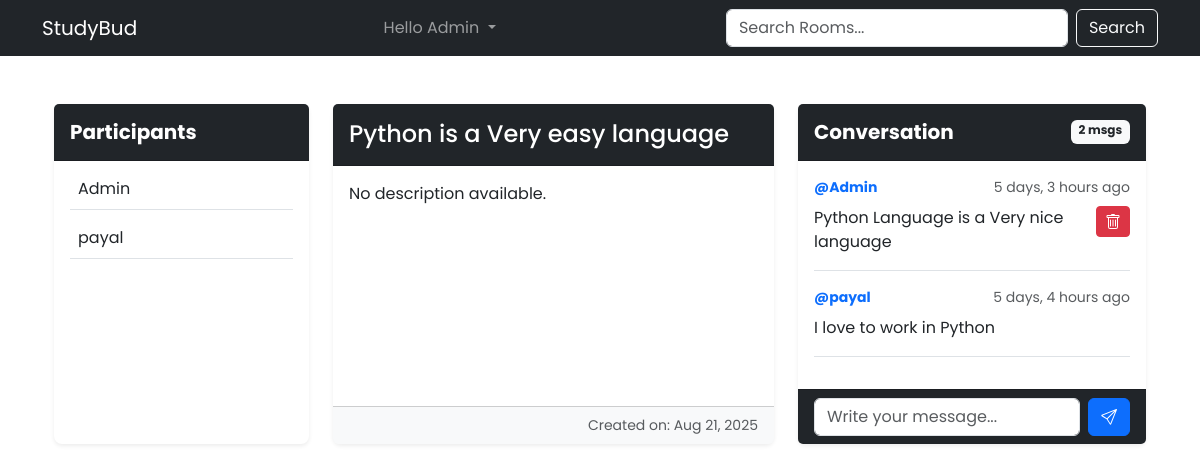
Page /room/10/ (signed in) on the committed database.
### base/models.py (models this page shows, shortened)
class Room(models.Model):
    host = models.ForeignKey(User, on_delete=models.SET_NULL, null=True)
    topic = models.ForeignKey(Topic, on_delete=models.SET_NULL, null=True)
    name = models.CharField(max_length=200)
    description = models.TextField(null=True, blank=True)
    participants = models.ManyToManyField(User, related_name='participants', blank=True)
    updated = models.DateTimeField(auto_now=True)
    created = models.DateTimeField(auto_now_add=True)
    class Meta:
        ordering = ['-updated', '-created']

class Message(models.Model):
    user = models.ForeignKey(User, on_delete=models.CASCADE)
    room = models.ForeignKey(Room, on_delete=models.CASCADE)
    body = models.TextField()
    updated = models.DateTimeField(auto_now=True)
    created = models.DateTimeField(auto_now_add=True)
    class Meta:
        ordering = ['-updated', '-created']
    def __str__(self):
        return self.body[0:50]

### base/views.py (the view, shortened to what this page needs)
# urls.py: path('room/<str:pk>/', views.room, name='room'),
def room(request, pk):
    room = Room.objects.get(id=pk)
    msgs = room.message_set.all().order_by('-created')
    body = request.POST.get('body')
    participants = room.participants.all()
    context = {'room':room, 'msgs':msgs, 'participants' : participants}
    return render(request, 'base/room.html',context)

### base/templates/base/room.html (shortened to what this page needs)
{% extends 'layout.html' %} {% block content %}
<div class="container my-5">
  <div class="row justify-content-center g-4">
    <div class="col-md-3">
      <div class="card shadow-sm border-0 rounded-3 h-100">
        <div class="card-header bg-dark text-white py-3">
          <h5 class="mb-0 fw-bold">Participants</h5>
        </div>
        <div class="card-body overflow-auto" style="max-height: 70vh">
          {% if participants %} {% for user in participants %}
          <div class="d-flex align-items-center mb-3 border-bottom pb-2">
            <span>{{ user.username }}</span>
          </div>
          {% endfor %} {% else %}
          <div class="alert alert-secondary mb-0">No participants yet.</div>
          {% endif %}
        </div>
      </div>
    </div>
    <div class="col-md-5">
      <div class="card shadow-sm border-0 rounded-3 h-100">
        <div class="card-header bg-dark text-white py-3">
          <h4 class="mb-0">{{ room.name }}</h4>
        </div>
        <div class="card-body">
          <p class="card-text">
            {{ room.description|default:"No description available." }}
          </p>
        </div>
        <div class="card-footer bg-light text-muted small text-end">
          Created on: {{ room.created|date:"M d, Y" }}
        </div>
      </div>
    </div>
    <div class="col-md-4">
      <div class="card shadow-sm border-0 rounded-3 h-100">
        <div
          class="card-header bg-dark text-white py-3 d-flex justify-content-between"
        >
          <h5 class="mb-0 fw-bold">Conversation</h5>
          <span class="badge bg-light text-dark">{{ msgs|length }} msgs</span>
        </div>
        <div class="card-body overflow-auto" style="max-height: 70vh">
          {% if msgs %} {% for msg in msgs %}
          <div class="mb-3 pb-3 border-bottom">
            <div class="d-flex justify-content-between align-items-center">
              <small class="fw-bold text-primary">@{{ msg.user }}</small>
              <small class="text-muted">{{ msg.created|timesince }} ago</small>
            </div>
            <div class="d-flex justify-content-between align-items-start mt-2">
              <p class="mb-0 flex-grow-1">{{ msg }}</p>
              {% if request.user == msg.user %}
              <form
                action="{% url 'delete-message' msg.id %}"
                method="post"
                class="ms-2"
              >
                <button
                  type="submit"
                  class="btn btn-danger btn-sm"
                  title="Delete message"
                >
                </button>
              </form>
              {% endif %}
            </div>
          </div>
          {% endfor %} {% else %}
          <div class="alert alert-secondary mb-0">No messages yet.</div>
          {% endif %}
        </div>
        {% if request.user.is_authenticated %}
        <div class="card-footer bg-dark">
          <form method="POST" action="" class="d-flex gap-2">
            <input
              type="text"
              name="body"
              class="form-control"
              placeholder="Write your message..."
              required
            />
            <button
              type="submit"
              class="btn btn-primary d-flex align-items-center"
            >
            </button>
          </form>
        </div>
        {% endif %}
      </div>
    </div>
  </div>
</div>
{% endblock %}

### templates/navbar.html (shortened to what this page needs)
<nav class="navbar navbar-expand-lg navbar-dark bg-dark">
  <div class="container">
    <a class="navbar-brand" href="{% url 'home' %}">StudyBud</a>
    <div class="collapse navbar-collapse" id="navbarSupportedContent">
      <ul class="navbar-nav mx-auto">
        {% if not request.user.is_authenticated %}
        <li>
          <a class="dropdown-item text-white" href="{% url 'login' %}">Login</a>
        </li>
        {% else %}
        <li class="nav-item dropdown">
          <a
            class="nav-link dropdown-toggle"
            href="#"
            role="button"
            data-bs-toggle="dropdown"
            aria-expanded="false"
          >
            Hello {{ request.user }}
          </a>
            {% endif %}
        </li>
      </ul>
      <form method="GET" class="d-flex" role="search" action="{% url 'home' %}">
        <input
          class="form-control me-2"
          type="text"
          name="q"
          placeholder="Search Rooms..."
          aria-label="Search"
        />
        <button class="btn btn-outline-light" type="submit">Search</button>
      </form>
    </div>
  </div>
</nav>

### templates/layout.html (style rules this page uses)
* { font-family: "Poppins", sans-serif; }

### rows in the picture
Room: name "Python is a Very easy language", description "No description available.", created "Aug 21, 2025"
Message: user "Admin", created "5 days, 3 hours", body "Python Language is a Very nice language"
Message: user "payal", created "5 days, 4 hours", body "I love to work in Python"

### other values in the picture
{{ request.user }} "Admin"
{{ user.username }} "Admin"
{{ user.username }} "payal"
{{ msgs|length }} "2"
